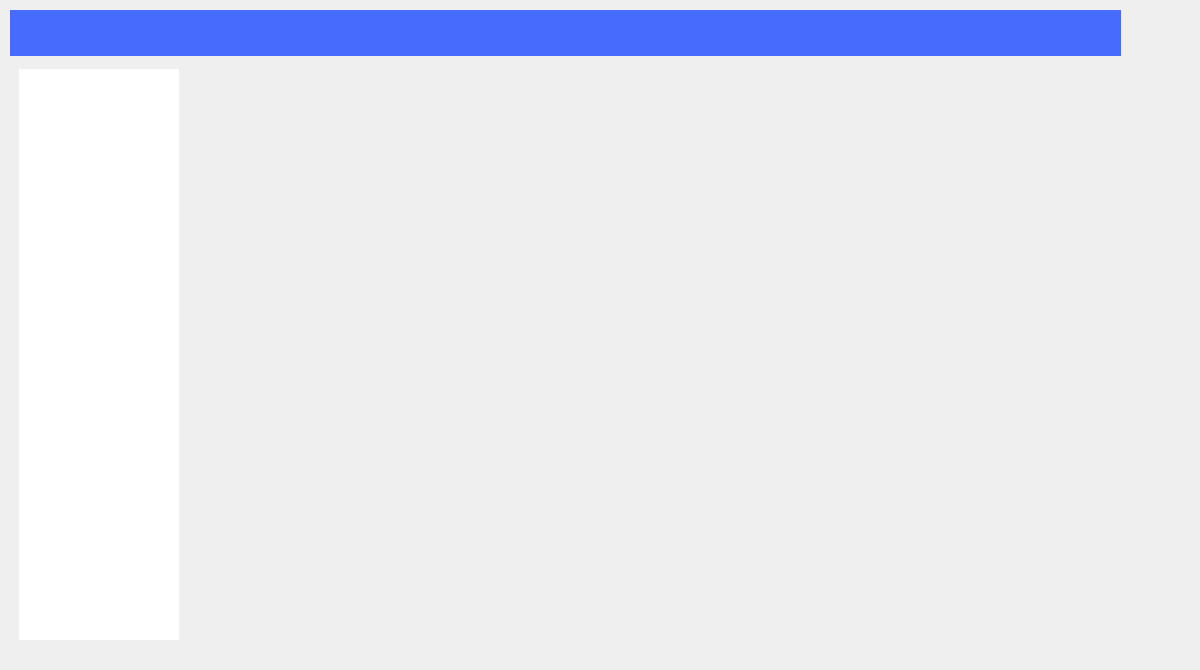
<?xml version="1.0" encoding="UTF-8"?>
<ui version="4.0">
 <class>NvrConfig</class>
 <widget class="QWidget" name="NvrConfig">
  <property name="geometry">
   <rect>
    <x>0</x>
    <y>0</y>
    <width>1200</width>
    <height>670</height>
   </rect>
  </property>
  <property name="windowTitle">
   <string>Form</string>
  </property>
  <widget class="QWidget" name="widget_title" native="true">
   <property name="geometry">
    <rect>
     <x>10</x>
     <y>10</y>
     <width>1111</width>
     <height>46</height>
    </rect>
   </property>
   <property name="styleSheet">
    <string notr="true">background-color: rgb(71, 107, 253);</string>
   </property>
   <widget class="QLabel" name="label_icon">
    <property name="geometry">
     <rect>
      <x>20</x>
      <y>12</y>
      <width>53</width>
      <height>22</height>
     </rect>
    </property>
    <property name="styleSheet">
     <string notr="true">border-image: url(:/images/config_icon.png);</string>
    </property>
    <property name="text">
     <string/>
    </property>
   </widget>
  </widget>
  <widget class="QStackedWidget" name="stackedWidget">
   <property name="geometry">
    <rect>
     <x>189</x>
     <y>69</y>
     <width>921</width>
     <height>381</height>
    </rect>
   </property>
   <widget class="QWidget" name="page"/>
   <widget class="QWidget" name="page_2"/>
  </widget>
  <widget class="QWidget" name="widget_menu" native="true">
   <property name="geometry">
    <rect>
     <x>19</x>
     <y>69</y>
     <width>160</width>
     <height>571</height>
    </rect>
   </property>
   <property name="styleSheet">
    <string notr="true">background-color: rgb(255, 255, 255);</string>
   </property>
  </widget>
 </widget>
 <resources/>
 <connections/>
</ui>
